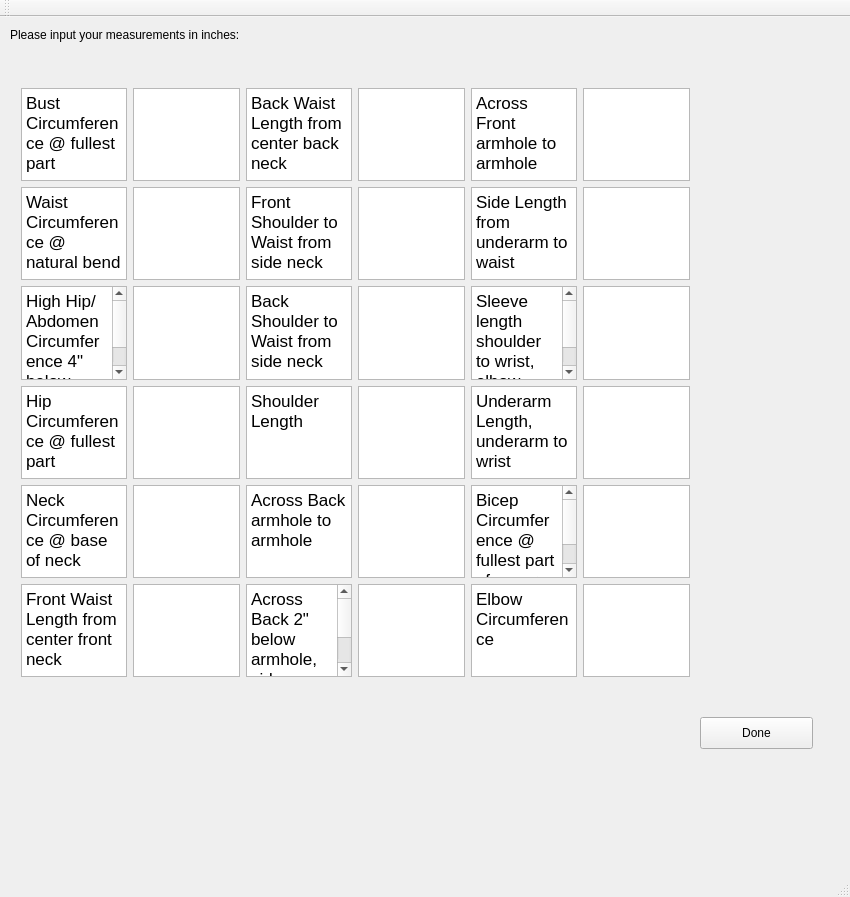
<?xml version="1.0" encoding="UTF-8"?>
<ui version="4.0">
 <class>MainWindow</class>
 <widget class="QMainWindow" name="MainWindow">
  <property name="geometry">
   <rect>
    <x>0</x>
    <y>0</y>
    <width>850</width>
    <height>897</height>
   </rect>
  </property>
  <property name="windowTitle">
   <string>MainWindow</string>
  </property>
  <widget class="QWidget" name="centralWidget">
   <widget class="QPushButton" name="pushButton">
    <property name="geometry">
     <rect>
      <x>700</x>
      <y>700</y>
      <width>113</width>
      <height>32</height>
     </rect>
    </property>
    <property name="text">
     <string>Done</string>
    </property>
   </widget>
   <widget class="QLabel" name="label">
    <property name="geometry">
     <rect>
      <x>10</x>
      <y>10</y>
      <width>281</width>
      <height>16</height>
     </rect>
    </property>
    <property name="text">
     <string>Please input your measurements in inches:</string>
    </property>
   </widget>
   <widget class="QWidget" name="layoutWidget">
    <property name="geometry">
     <rect>
      <x>10</x>
      <y>60</y>
      <width>691</width>
      <height>611</height>
     </rect>
    </property>
    <layout class="QHBoxLayout" name="horizontalLayout_20">
     <item>
      <layout class="QVBoxLayout" name="verticalLayout">
       <item>
        <layout class="QHBoxLayout" name="horizontalLayout">
         <item>
          <widget class="QTextBrowser" name="textBrowser">
           <property name="html">
            <string>&lt;!DOCTYPE HTML PUBLIC &quot;-//W3C//DTD HTML 4.0//EN&quot; &quot;http://www.w3.org/TR/REC-html40/strict.dtd&quot;&gt;
&lt;html&gt;&lt;head&gt;&lt;meta name=&quot;qrichtext&quot; content=&quot;1&quot; /&gt;&lt;style type=&quot;text/css&quot;&gt;
p, li { white-space: pre-wrap; }
&lt;/style&gt;&lt;/head&gt;&lt;body style=&quot; font-family:'.SF NS Text'; font-size:13pt; font-weight:400; font-style:normal;&quot;&gt;
&lt;p style=&quot; margin-top:0px; margin-bottom:0px; margin-left:0px; margin-right:0px; -qt-block-indent:0; text-indent:0px;&quot;&gt;Bust Circumference @ fullest part &lt;/p&gt;&lt;/body&gt;&lt;/html&gt;</string>
           </property>
          </widget>
         </item>
         <item>
          <widget class="QPlainTextEdit" name="plainTextEdit"/>
         </item>
        </layout>
       </item>
       <item>
        <layout class="QHBoxLayout" name="horizontalLayout_2">
         <item>
          <widget class="QTextBrowser" name="textBrowser_2">
           <property name="html">
            <string>&lt;!DOCTYPE HTML PUBLIC &quot;-//W3C//DTD HTML 4.0//EN&quot; &quot;http://www.w3.org/TR/REC-html40/strict.dtd&quot;&gt;
&lt;html&gt;&lt;head&gt;&lt;meta name=&quot;qrichtext&quot; content=&quot;1&quot; /&gt;&lt;style type=&quot;text/css&quot;&gt;
p, li { white-space: pre-wrap; }
&lt;/style&gt;&lt;/head&gt;&lt;body style=&quot; font-family:'.SF NS Text'; font-size:13pt; font-weight:400; font-style:normal;&quot;&gt;
&lt;p style=&quot; margin-top:0px; margin-bottom:0px; margin-left:0px; margin-right:0px; -qt-block-indent:0; text-indent:0px;&quot;&gt;Waist Circumference @ natural bend&lt;/p&gt;&lt;/body&gt;&lt;/html&gt;</string>
           </property>
          </widget>
         </item>
         <item>
          <widget class="QPlainTextEdit" name="plainTextEdit_2"/>
         </item>
        </layout>
       </item>
       <item>
        <layout class="QHBoxLayout" name="horizontalLayout_19">
         <item>
          <widget class="QTextBrowser" name="textBrowser_3">
           <property name="html">
            <string>&lt;!DOCTYPE HTML PUBLIC &quot;-//W3C//DTD HTML 4.0//EN&quot; &quot;http://www.w3.org/TR/REC-html40/strict.dtd&quot;&gt;
&lt;html&gt;&lt;head&gt;&lt;meta name=&quot;qrichtext&quot; content=&quot;1&quot; /&gt;&lt;style type=&quot;text/css&quot;&gt;
p, li { white-space: pre-wrap; }
&lt;/style&gt;&lt;/head&gt;&lt;body style=&quot; font-family:'.SF NS Text'; font-size:13pt; font-weight:400; font-style:normal;&quot;&gt;
&lt;p style=&quot; margin-top:0px; margin-bottom:0px; margin-left:0px; margin-right:0px; -qt-block-indent:0; text-indent:0px;&quot;&gt;High Hip/Abdomen Circumference 4&amp;quot; below waist&lt;/p&gt;&lt;/body&gt;&lt;/html&gt;</string>
           </property>
          </widget>
         </item>
         <item>
          <widget class="QPlainTextEdit" name="plainTextEdit_3"/>
         </item>
        </layout>
       </item>
       <item>
        <layout class="QHBoxLayout" name="horizontalLayout_18">
         <item>
          <widget class="QTextBrowser" name="textBrowser_4">
           <property name="html">
            <string>&lt;!DOCTYPE HTML PUBLIC &quot;-//W3C//DTD HTML 4.0//EN&quot; &quot;http://www.w3.org/TR/REC-html40/strict.dtd&quot;&gt;
&lt;html&gt;&lt;head&gt;&lt;meta name=&quot;qrichtext&quot; content=&quot;1&quot; /&gt;&lt;style type=&quot;text/css&quot;&gt;
p, li { white-space: pre-wrap; }
&lt;/style&gt;&lt;/head&gt;&lt;body style=&quot; font-family:'.SF NS Text'; font-size:13pt; font-weight:400; font-style:normal;&quot;&gt;
&lt;p style=&quot; margin-top:0px; margin-bottom:0px; margin-left:0px; margin-right:0px; -qt-block-indent:0; text-indent:0px;&quot;&gt;Hip Circumference @ fullest part&lt;/p&gt;&lt;/body&gt;&lt;/html&gt;</string>
           </property>
          </widget>
         </item>
         <item>
          <widget class="QPlainTextEdit" name="plainTextEdit_4"/>
         </item>
        </layout>
       </item>
       <item>
        <layout class="QHBoxLayout" name="horizontalLayout_17">
         <item>
          <widget class="QTextBrowser" name="textBrowser_5">
           <property name="html">
            <string>&lt;!DOCTYPE HTML PUBLIC &quot;-//W3C//DTD HTML 4.0//EN&quot; &quot;http://www.w3.org/TR/REC-html40/strict.dtd&quot;&gt;
&lt;html&gt;&lt;head&gt;&lt;meta name=&quot;qrichtext&quot; content=&quot;1&quot; /&gt;&lt;style type=&quot;text/css&quot;&gt;
p, li { white-space: pre-wrap; }
&lt;/style&gt;&lt;/head&gt;&lt;body style=&quot; font-family:'.SF NS Text'; font-size:13pt; font-weight:400; font-style:normal;&quot;&gt;
&lt;p style=&quot; margin-top:0px; margin-bottom:0px; margin-left:0px; margin-right:0px; -qt-block-indent:0; text-indent:0px;&quot;&gt;Neck Circumference @ base of neck&lt;/p&gt;&lt;/body&gt;&lt;/html&gt;</string>
           </property>
          </widget>
         </item>
         <item>
          <widget class="QPlainTextEdit" name="plainTextEdit_5"/>
         </item>
        </layout>
       </item>
       <item>
        <layout class="QHBoxLayout" name="horizontalLayout_16">
         <item>
          <widget class="QTextBrowser" name="textBrowser_7">
           <property name="html">
            <string>&lt;!DOCTYPE HTML PUBLIC &quot;-//W3C//DTD HTML 4.0//EN&quot; &quot;http://www.w3.org/TR/REC-html40/strict.dtd&quot;&gt;
&lt;html&gt;&lt;head&gt;&lt;meta name=&quot;qrichtext&quot; content=&quot;1&quot; /&gt;&lt;style type=&quot;text/css&quot;&gt;
p, li { white-space: pre-wrap; }
&lt;/style&gt;&lt;/head&gt;&lt;body style=&quot; font-family:'.SF NS Text'; font-size:13pt; font-weight:400; font-style:normal;&quot;&gt;
&lt;p style=&quot; margin-top:0px; margin-bottom:0px; margin-left:0px; margin-right:0px; -qt-block-indent:0; text-indent:0px;&quot;&gt;Front Waist Length from center front neck&lt;/p&gt;&lt;/body&gt;&lt;/html&gt;</string>
           </property>
          </widget>
         </item>
         <item>
          <widget class="QPlainTextEdit" name="plainTextEdit_6"/>
         </item>
        </layout>
       </item>
      </layout>
     </item>
     <item>
      <spacer name="horizontalSpacer">
       <property name="orientation">
        <enum>Qt::Horizontal</enum>
       </property>
       <property name="sizeHint" stdset="0">
        <size>
         <width>100</width>
         <height>70</height>
        </size>
       </property>
      </spacer>
     </item>
     <item>
      <layout class="QVBoxLayout" name="verticalLayout_2">
       <item>
        <layout class="QHBoxLayout" name="horizontalLayout_15">
         <item>
          <widget class="QTextBrowser" name="textBrowser_6">
           <property name="html">
            <string>&lt;!DOCTYPE HTML PUBLIC &quot;-//W3C//DTD HTML 4.0//EN&quot; &quot;http://www.w3.org/TR/REC-html40/strict.dtd&quot;&gt;
&lt;html&gt;&lt;head&gt;&lt;meta name=&quot;qrichtext&quot; content=&quot;1&quot; /&gt;&lt;style type=&quot;text/css&quot;&gt;
p, li { white-space: pre-wrap; }
&lt;/style&gt;&lt;/head&gt;&lt;body style=&quot; font-family:'.SF NS Text'; font-size:13pt; font-weight:400; font-style:normal;&quot;&gt;
&lt;p style=&quot; margin-top:0px; margin-bottom:0px; margin-left:0px; margin-right:0px; -qt-block-indent:0; text-indent:0px;&quot;&gt;Back Waist Length from center back neck&lt;/p&gt;&lt;/body&gt;&lt;/html&gt;</string>
           </property>
          </widget>
         </item>
         <item>
          <widget class="QPlainTextEdit" name="plainTextEdit_7"/>
         </item>
        </layout>
       </item>
       <item>
        <layout class="QHBoxLayout" name="horizontalLayout_14">
         <item>
          <widget class="QTextBrowser" name="textBrowser_9">
           <property name="html">
            <string>&lt;!DOCTYPE HTML PUBLIC &quot;-//W3C//DTD HTML 4.0//EN&quot; &quot;http://www.w3.org/TR/REC-html40/strict.dtd&quot;&gt;
&lt;html&gt;&lt;head&gt;&lt;meta name=&quot;qrichtext&quot; content=&quot;1&quot; /&gt;&lt;style type=&quot;text/css&quot;&gt;
p, li { white-space: pre-wrap; }
&lt;/style&gt;&lt;/head&gt;&lt;body style=&quot; font-family:'.SF NS Text'; font-size:13pt; font-weight:400; font-style:normal;&quot;&gt;
&lt;p style=&quot; margin-top:0px; margin-bottom:0px; margin-left:0px; margin-right:0px; -qt-block-indent:0; text-indent:0px;&quot;&gt;Front Shoulder to Waist from side neck&lt;/p&gt;&lt;/body&gt;&lt;/html&gt;</string>
           </property>
          </widget>
         </item>
         <item>
          <widget class="QPlainTextEdit" name="plainTextEdit_8"/>
         </item>
        </layout>
       </item>
       <item>
        <layout class="QHBoxLayout" name="horizontalLayout_13">
         <item>
          <widget class="QTextBrowser" name="textBrowser_8">
           <property name="html">
            <string>&lt;!DOCTYPE HTML PUBLIC &quot;-//W3C//DTD HTML 4.0//EN&quot; &quot;http://www.w3.org/TR/REC-html40/strict.dtd&quot;&gt;
&lt;html&gt;&lt;head&gt;&lt;meta name=&quot;qrichtext&quot; content=&quot;1&quot; /&gt;&lt;style type=&quot;text/css&quot;&gt;
p, li { white-space: pre-wrap; }
&lt;/style&gt;&lt;/head&gt;&lt;body style=&quot; font-family:'.SF NS Text'; font-size:13pt; font-weight:400; font-style:normal;&quot;&gt;
&lt;p style=&quot; margin-top:0px; margin-bottom:0px; margin-left:0px; margin-right:0px; -qt-block-indent:0; text-indent:0px;&quot;&gt;Back Shoulder to Waist from side neck&lt;/p&gt;&lt;/body&gt;&lt;/html&gt;</string>
           </property>
          </widget>
         </item>
         <item>
          <widget class="QPlainTextEdit" name="plainTextEdit_9"/>
         </item>
        </layout>
       </item>
       <item>
        <layout class="QHBoxLayout" name="horizontalLayout_12">
         <item>
          <widget class="QTextBrowser" name="textBrowser_12">
           <property name="html">
            <string>&lt;!DOCTYPE HTML PUBLIC &quot;-//W3C//DTD HTML 4.0//EN&quot; &quot;http://www.w3.org/TR/REC-html40/strict.dtd&quot;&gt;
&lt;html&gt;&lt;head&gt;&lt;meta name=&quot;qrichtext&quot; content=&quot;1&quot; /&gt;&lt;style type=&quot;text/css&quot;&gt;
p, li { white-space: pre-wrap; }
&lt;/style&gt;&lt;/head&gt;&lt;body style=&quot; font-family:'.SF NS Text'; font-size:13pt; font-weight:400; font-style:normal;&quot;&gt;
&lt;p style=&quot; margin-top:0px; margin-bottom:0px; margin-left:0px; margin-right:0px; -qt-block-indent:0; text-indent:0px;&quot;&gt;Shoulder Length&lt;/p&gt;&lt;/body&gt;&lt;/html&gt;</string>
           </property>
          </widget>
         </item>
         <item>
          <widget class="QPlainTextEdit" name="plainTextEdit_10"/>
         </item>
        </layout>
       </item>
       <item>
        <layout class="QHBoxLayout" name="horizontalLayout_11">
         <item>
          <widget class="QTextBrowser" name="textBrowser_11">
           <property name="html">
            <string>&lt;!DOCTYPE HTML PUBLIC &quot;-//W3C//DTD HTML 4.0//EN&quot; &quot;http://www.w3.org/TR/REC-html40/strict.dtd&quot;&gt;
&lt;html&gt;&lt;head&gt;&lt;meta name=&quot;qrichtext&quot; content=&quot;1&quot; /&gt;&lt;style type=&quot;text/css&quot;&gt;
p, li { white-space: pre-wrap; }
&lt;/style&gt;&lt;/head&gt;&lt;body style=&quot; font-family:'.SF NS Text'; font-size:13pt; font-weight:400; font-style:normal;&quot;&gt;
&lt;p style=&quot; margin-top:0px; margin-bottom:0px; margin-left:0px; margin-right:0px; -qt-block-indent:0; text-indent:0px;&quot;&gt;Across Back armhole to armhole&lt;/p&gt;&lt;/body&gt;&lt;/html&gt;</string>
           </property>
          </widget>
         </item>
         <item>
          <widget class="QPlainTextEdit" name="plainTextEdit_11"/>
         </item>
        </layout>
       </item>
       <item>
        <layout class="QHBoxLayout" name="horizontalLayout_10">
         <item>
          <widget class="QTextBrowser" name="textBrowser_10">
           <property name="html">
            <string>&lt;!DOCTYPE HTML PUBLIC &quot;-//W3C//DTD HTML 4.0//EN&quot; &quot;http://www.w3.org/TR/REC-html40/strict.dtd&quot;&gt;
&lt;html&gt;&lt;head&gt;&lt;meta name=&quot;qrichtext&quot; content=&quot;1&quot; /&gt;&lt;style type=&quot;text/css&quot;&gt;
p, li { white-space: pre-wrap; }
&lt;/style&gt;&lt;/head&gt;&lt;body style=&quot; font-family:'.SF NS Text'; font-size:13pt; font-weight:400; font-style:normal;&quot;&gt;
&lt;p style=&quot; margin-top:0px; margin-bottom:0px; margin-left:0px; margin-right:0px; -qt-block-indent:0; text-indent:0px;&quot;&gt;Across Back 2&amp;quot; below armhole, sideseam to sideseam&lt;/p&gt;&lt;/body&gt;&lt;/html&gt;</string>
           </property>
          </widget>
         </item>
         <item>
          <widget class="QPlainTextEdit" name="plainTextEdit_12"/>
         </item>
        </layout>
       </item>
      </layout>
     </item>
     <item>
      <spacer name="horizontalSpacer_2">
       <property name="orientation">
        <enum>Qt::Horizontal</enum>
       </property>
       <property name="sizeHint" stdset="0">
        <size>
         <width>100</width>
         <height>20</height>
        </size>
       </property>
      </spacer>
     </item>
     <item>
      <layout class="QVBoxLayout" name="verticalLayout_3">
       <item>
        <layout class="QHBoxLayout" name="horizontalLayout_9">
         <item>
          <widget class="QTextBrowser" name="textBrowser_15">
           <property name="html">
            <string>&lt;!DOCTYPE HTML PUBLIC &quot;-//W3C//DTD HTML 4.0//EN&quot; &quot;http://www.w3.org/TR/REC-html40/strict.dtd&quot;&gt;
&lt;html&gt;&lt;head&gt;&lt;meta name=&quot;qrichtext&quot; content=&quot;1&quot; /&gt;&lt;style type=&quot;text/css&quot;&gt;
p, li { white-space: pre-wrap; }
&lt;/style&gt;&lt;/head&gt;&lt;body style=&quot; font-family:'.SF NS Text'; font-size:13pt; font-weight:400; font-style:normal;&quot;&gt;
&lt;p style=&quot; margin-top:0px; margin-bottom:0px; margin-left:0px; margin-right:0px; -qt-block-indent:0; text-indent:0px;&quot;&gt;Across Front armhole to armhole&lt;/p&gt;&lt;/body&gt;&lt;/html&gt;</string>
           </property>
          </widget>
         </item>
         <item>
          <widget class="QPlainTextEdit" name="plainTextEdit_13"/>
         </item>
        </layout>
       </item>
       <item>
        <layout class="QHBoxLayout" name="horizontalLayout_8">
         <item>
          <widget class="QTextBrowser" name="textBrowser_14">
           <property name="html">
            <string>&lt;!DOCTYPE HTML PUBLIC &quot;-//W3C//DTD HTML 4.0//EN&quot; &quot;http://www.w3.org/TR/REC-html40/strict.dtd&quot;&gt;
&lt;html&gt;&lt;head&gt;&lt;meta name=&quot;qrichtext&quot; content=&quot;1&quot; /&gt;&lt;style type=&quot;text/css&quot;&gt;
p, li { white-space: pre-wrap; }
&lt;/style&gt;&lt;/head&gt;&lt;body style=&quot; font-family:'.SF NS Text'; font-size:13pt; font-weight:400; font-style:normal;&quot;&gt;
&lt;p style=&quot; margin-top:0px; margin-bottom:0px; margin-left:0px; margin-right:0px; -qt-block-indent:0; text-indent:0px;&quot;&gt;Side Length from underarm to waist&lt;/p&gt;&lt;/body&gt;&lt;/html&gt;</string>
           </property>
          </widget>
         </item>
         <item>
          <widget class="QPlainTextEdit" name="plainTextEdit_14"/>
         </item>
        </layout>
       </item>
       <item>
        <layout class="QHBoxLayout" name="horizontalLayout_7">
         <item>
          <widget class="QTextBrowser" name="textBrowser_13">
           <property name="html">
            <string>&lt;!DOCTYPE HTML PUBLIC &quot;-//W3C//DTD HTML 4.0//EN&quot; &quot;http://www.w3.org/TR/REC-html40/strict.dtd&quot;&gt;
&lt;html&gt;&lt;head&gt;&lt;meta name=&quot;qrichtext&quot; content=&quot;1&quot; /&gt;&lt;style type=&quot;text/css&quot;&gt;
p, li { white-space: pre-wrap; }
&lt;/style&gt;&lt;/head&gt;&lt;body style=&quot; font-family:'.SF NS Text'; font-size:13pt; font-weight:400; font-style:normal;&quot;&gt;
&lt;p style=&quot; margin-top:0px; margin-bottom:0px; margin-left:0px; margin-right:0px; -qt-block-indent:0; text-indent:0px;&quot;&gt;Sleeve length shoulder to wrist, elbow bent&lt;/p&gt;&lt;/body&gt;&lt;/html&gt;</string>
           </property>
          </widget>
         </item>
         <item>
          <widget class="QPlainTextEdit" name="plainTextEdit_15"/>
         </item>
        </layout>
       </item>
       <item>
        <layout class="QHBoxLayout" name="horizontalLayout_6">
         <item>
          <widget class="QTextBrowser" name="textBrowser_18">
           <property name="html">
            <string>&lt;!DOCTYPE HTML PUBLIC &quot;-//W3C//DTD HTML 4.0//EN&quot; &quot;http://www.w3.org/TR/REC-html40/strict.dtd&quot;&gt;
&lt;html&gt;&lt;head&gt;&lt;meta name=&quot;qrichtext&quot; content=&quot;1&quot; /&gt;&lt;style type=&quot;text/css&quot;&gt;
p, li { white-space: pre-wrap; }
&lt;/style&gt;&lt;/head&gt;&lt;body style=&quot; font-family:'.SF NS Text'; font-size:13pt; font-weight:400; font-style:normal;&quot;&gt;
&lt;p style=&quot; margin-top:0px; margin-bottom:0px; margin-left:0px; margin-right:0px; -qt-block-indent:0; text-indent:0px;&quot;&gt;Underarm Length, underarm to wrist&lt;/p&gt;&lt;/body&gt;&lt;/html&gt;</string>
           </property>
          </widget>
         </item>
         <item>
          <widget class="QPlainTextEdit" name="plainTextEdit_16"/>
         </item>
        </layout>
       </item>
       <item>
        <layout class="QHBoxLayout" name="horizontalLayout_5">
         <item>
          <widget class="QTextBrowser" name="textBrowser_17">
           <property name="html">
            <string>&lt;!DOCTYPE HTML PUBLIC &quot;-//W3C//DTD HTML 4.0//EN&quot; &quot;http://www.w3.org/TR/REC-html40/strict.dtd&quot;&gt;
&lt;html&gt;&lt;head&gt;&lt;meta name=&quot;qrichtext&quot; content=&quot;1&quot; /&gt;&lt;style type=&quot;text/css&quot;&gt;
p, li { white-space: pre-wrap; }
&lt;/style&gt;&lt;/head&gt;&lt;body style=&quot; font-family:'.SF NS Text'; font-size:13pt; font-weight:400; font-style:normal;&quot;&gt;
&lt;p style=&quot; margin-top:0px; margin-bottom:0px; margin-left:0px; margin-right:0px; -qt-block-indent:0; text-indent:0px;&quot;&gt;Bicep Circumference @ fullest part of upper arm&lt;/p&gt;&lt;/body&gt;&lt;/html&gt;</string>
           </property>
          </widget>
         </item>
         <item>
          <widget class="QPlainTextEdit" name="plainTextEdit_17"/>
         </item>
        </layout>
       </item>
       <item>
        <layout class="QHBoxLayout" name="horizontalLayout_4">
         <item>
          <widget class="QTextBrowser" name="textBrowser_16">
           <property name="html">
            <string>&lt;!DOCTYPE HTML PUBLIC &quot;-//W3C//DTD HTML 4.0//EN&quot; &quot;http://www.w3.org/TR/REC-html40/strict.dtd&quot;&gt;
&lt;html&gt;&lt;head&gt;&lt;meta name=&quot;qrichtext&quot; content=&quot;1&quot; /&gt;&lt;style type=&quot;text/css&quot;&gt;
p, li { white-space: pre-wrap; }
&lt;/style&gt;&lt;/head&gt;&lt;body style=&quot; font-family:'.SF NS Text'; font-size:13pt; font-weight:400; font-style:normal;&quot;&gt;
&lt;p style=&quot; margin-top:0px; margin-bottom:0px; margin-left:0px; margin-right:0px; -qt-block-indent:0; text-indent:0px;&quot;&gt;Elbow Circumference&lt;/p&gt;&lt;/body&gt;&lt;/html&gt;</string>
           </property>
          </widget>
         </item>
         <item>
          <widget class="QPlainTextEdit" name="plainTextEdit_18"/>
         </item>
        </layout>
       </item>
      </layout>
     </item>
    </layout>
   </widget>
  </widget>
  <widget class="QMenuBar" name="menuBar">
   <property name="geometry">
    <rect>
     <x>0</x>
     <y>0</y>
     <width>850</width>
     <height>22</height>
    </rect>
   </property>
  </widget>
  <widget class="QToolBar" name="mainToolBar">
   <attribute name="toolBarArea">
    <enum>TopToolBarArea</enum>
   </attribute>
   <attribute name="toolBarBreak">
    <bool>false</bool>
   </attribute>
  </widget>
  <widget class="QStatusBar" name="statusBar"/>
 </widget>
 <layoutdefault spacing="6" margin="11"/>
 <resources/>
 <connections/>
</ui>
